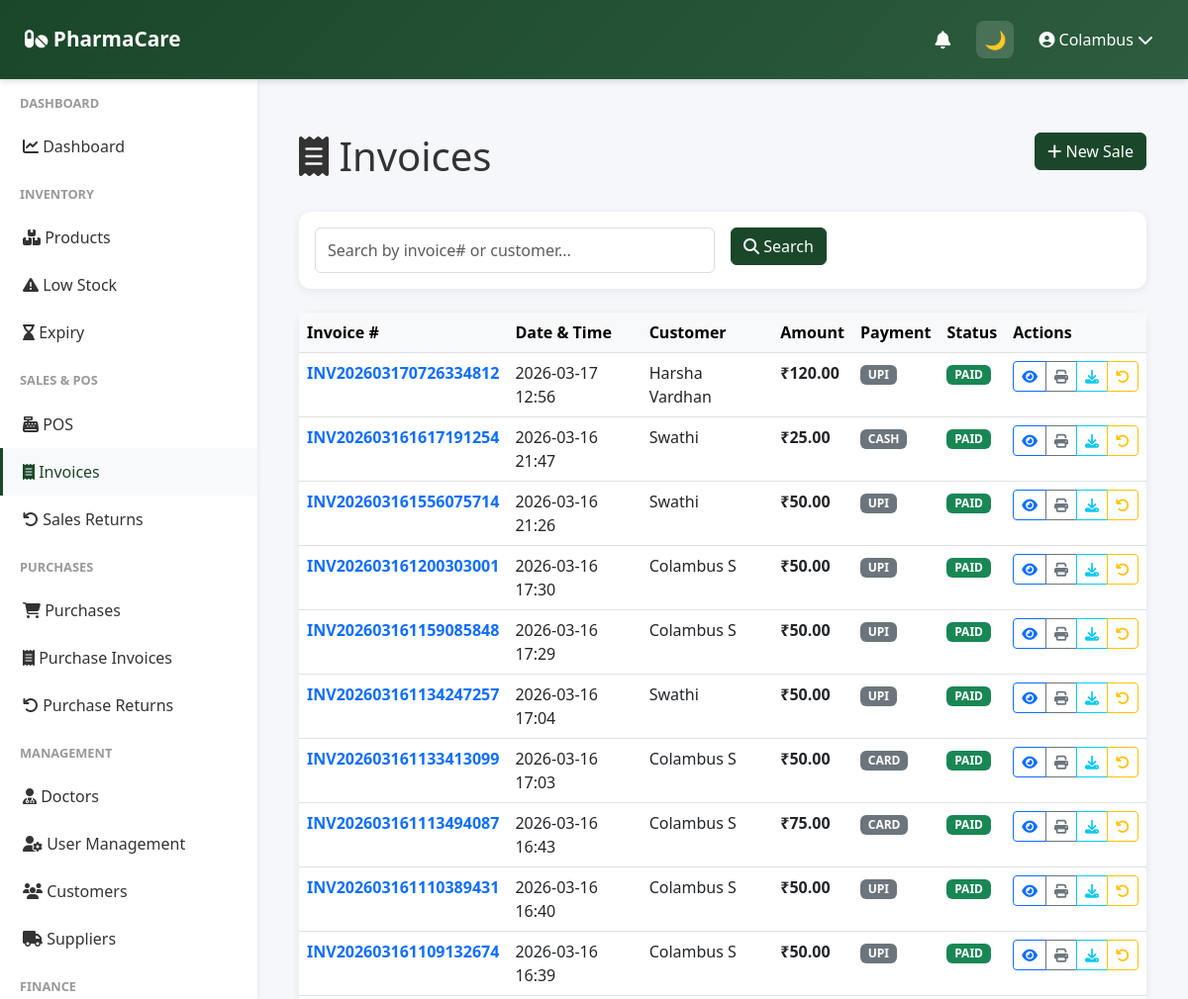
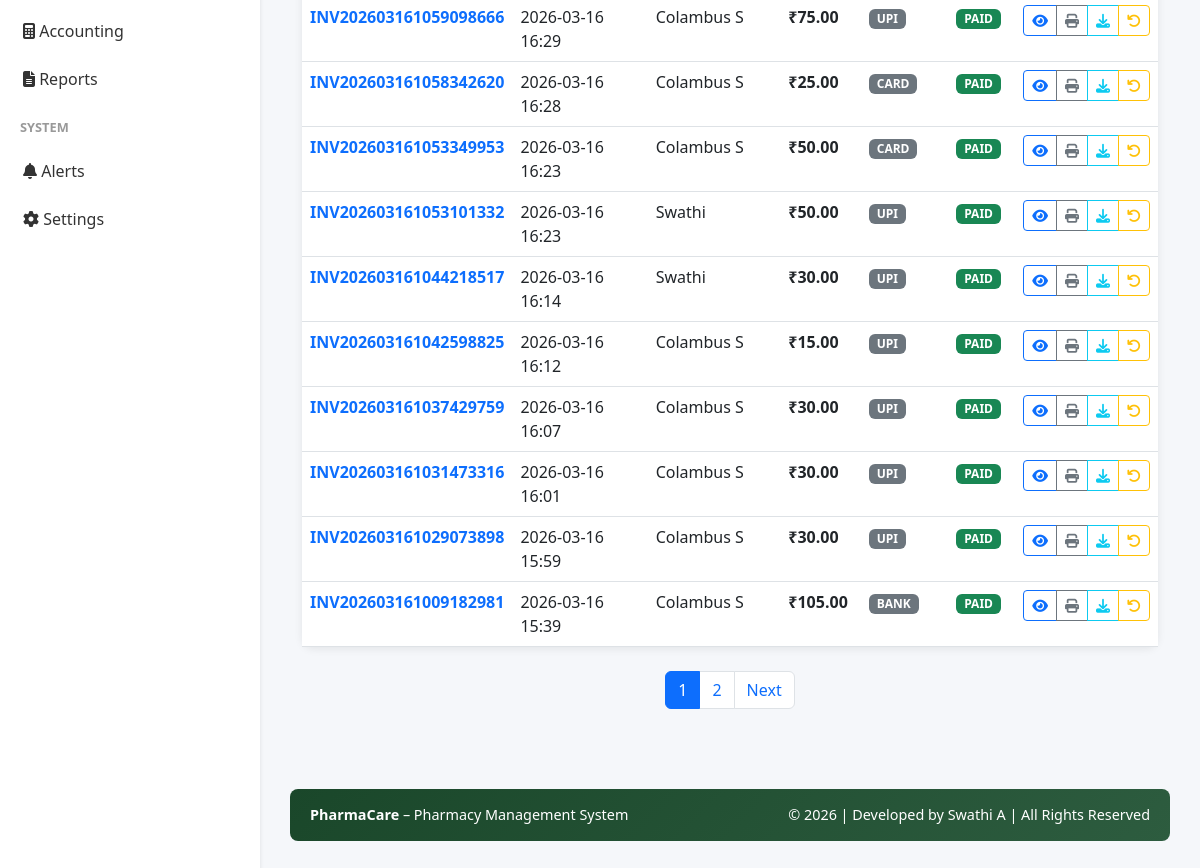
Screenshot of /sales/invoices (signed in) with the database file from the repository (2 pictures, top to bottom).
### app/models.py (models this page shows, shortened)
class User(UserMixin, db.Model):
    __tablename__ = 'user'
    id = db.Column(db.Integer, primary_key=True)
    company_id = db.Column(db.Integer, db.ForeignKey('company.id'), nullable=False)
    role = db.Column(db.String(20), default='manager')
    username = db.Column(db.String(255), unique=True, nullable=False)
    password_hash = db.Column(db.String(255), nullable=False)
    is_active = db.Column(db.Boolean, default=True)
    last_login = db.Column(db.DateTime)
    created_date = db.Column(db.DateTime, default=datetime.utcnow)
    updated_date = db.Column(db.DateTime, default=datetime.utcnow, onupdate=datetime.utcnow)
    company = db.relationship('Company', back_populates='user')

class Sale(db.Model):
    __tablename__ = 'sale'
    id = db.Column(db.Integer, primary_key=True)
    company_id = db.Column(db.Integer, db.ForeignKey('company.id'), nullable=False)
    customer_id = db.Column(db.Integer, db.ForeignKey('customer.id'))
    invoice_number = db.Column(db.String(50), unique=True, nullable=False)
    invoice_date = db.Column(db.DateTime, default=datetime.utcnow)
    customer_name = db.Column(db.String(255))
    customer_phone = db.Column(db.String(20))
    subtotal = db.Column(db.Float, nullable=False)
    tax_amount = db.Column(db.Float, default=0)
    discount_amount = db.Column(db.Float, default=0)
    total_amount = db.Column(db.Float, nullable=False)
    payment_method = db.Column(db.String(50), nullable=False)  # 'cash', 'card', 'upi', 'bank', 'credit'
    payment_status = db.Column(db.String(50), default='paid')  # 'paid', 'pending', 'partial'
    notes = db.Column(db.Text)
    is_cancelled = db.Column(db.Boolean, default=False)
    cancellation_reason = db.Column(db.String(255))
    created_date = db.Column(db.DateTime, default=datetime.utcnow)
    updated_date = db.Column(db.DateTime, default=datetime.utcnow, onupdate=datetime.utcnow)
    company = db.relationship('Company', back_populates='sales')
    customer = db.relationship('Customer', back_populates='sales')
    items = db.relationship('SaleItem', back_populates='sale', cascade='all, delete-orphan')
    returns = db.relationship('SalesReturn', back_populates='sale', cascade='all, delete-orphan')
    doctor_id = db.Column(db.Integer, db.ForeignKey('doctor.id'))
    doctor = db.relationship('Doctor', back_populates='consultations')

### app/routes/sales.py (the view, shortened to what this page needs)
@sales_bp.route('/invoices')
@login_required
def invoices_list():
    company_id = current_user.company_id
    page = request.args.get('page', 1, type=int)
    search = request.args.get('search', '')
    query = Sale.query.filter_by(company_id=company_id)
    sales = query.order_by(Sale.invoice_date.desc()).paginate(page=page, per_page=20)
    return render_template('sales/invoices_list.html', sales=sales, search=search)

### app/templates/sales/invoices_list.html (shortened to what this page needs)
{% extends "base.html" %}
{% block content %}
<div class="container-fluid py-4">
    <div class="row mb-4">
        <div class="col-md-6">
            <h1><i class="fas fa-receipt"></i> Invoices</h1>
        </div>
        <div class="col-md-6 text-end">
            <a href="{{ url_for('sales.pos') }}" class="btn btn-primary">
                <i class="fas fa-plus"></i> New Sale
            </a>
        </div>
    </div>
    <div class="card mb-4">
        <div class="card-body">
            <form method="get" class="row g-3">
                <div class="col-md-6">
                    <input type="text" name="search" class="form-control" placeholder="Search by invoice# or customer..." value="{{ search or '' }}">
                </div>
                <div class="col-md-6">
                    <button type="submit" class="btn btn-primary">
                        <i class="fas fa-search"></i> Search
                    </button>
                </div>
            </form>
        </div>
    </div>
    <div class="card">
        <div class="table-responsive">
            <table class="table table-hover mb-0">
                <thead class="table-light">
                    <tr>
                        <th>Invoice #</th>
                        <th>Date & Time</th>
                        <th>Customer</th>
                        <th>Amount</th>
                        <th>Payment</th>
                        <th>Status</th>
                        <th>Actions</th>
                    </tr>
                </thead>
                <tbody>
                    {% if sales.items %}
                        {% for sale in sales.items %}
                        <tr>
                            <td>
                                <a href="{{ url_for('sales.invoice_detail', sale_id=sale.id) }}" class="text-decoration-none">
                                    <strong>{{ sale.invoice_number }}</strong>
                                </a>
                            </td>
                            <td>{{ sale.invoice_date.strftime('%Y-%m-%d %H:%M') if sale.invoice_date else '' }}</td>
                            <td>{{ sale.customer_name or 'Walk-in' }}</td>
                            <td><strong>₹{{ "%.2f"|format(sale.total_amount) }}</strong></td>
                            <td>
                                <span class="badge bg-secondary">{{ sale.payment_method.upper() }}</span>
                            </td>
                            <td>
                                {% if sale.is_cancelled %}
                                    <span class="badge bg-danger">CANCELLED</span>
                                {% else %}
                                    <span class="badge bg-{{ 'success' if sale.payment_status == 'paid' else 'warning' }}">
                                        {{ sale.payment_status.upper() }}
                                    </span>
                                {% endif %}
                            </td>
                            <td>
                                <div class="btn-group btn-group-sm" role="group">
                                    <a href="{{ url_for('sales.invoice_detail', sale_id=sale.id) }}" class="btn btn-outline-primary" title="View">
                                        <i class="fas fa-eye"></i>
                                    </a>
                                    <a href="{{ url_for('sales.print_invoice', sale_id=sale.id) }}" class="btn btn-outline-secondary" title="Print">
                                        <i class="fas fa-print"></i>
                                    </a>
                                    <a href="{{ url_for('sales.download_invoice_pdf', sale_id=sale.id) }}" class="btn btn-outline-info" title="Download PDF">
                                        <i class="fas fa-download"></i>
                                    </a>
                                    {% if not sale.is_cancelled %}
                                    <a href="{{ url_for('sales.process_return', sale_id=sale.id) }}" class="btn btn-outline-warning" title="Return">
                                        <i class="fas fa-undo"></i>
                                    </a>
                                    {% endif %}
                                </div>
                            </td>
                        </tr>
                        {% endfor %}
                    {% else %}
                    <tr>
                        <td colspan="7" class="text-center py-4 text-muted">
                            No invoices found. <a href="{{ url_for('sales.pos') }}">Create a new sale.</a>
                        </td>
                    </tr>
                    {% endif %}
                </tbody>
            </table>
        </div>
    </div>
    {% if sales.pages > 1 %}
    <nav aria-label="Page navigation" class="mt-4">
        <ul class="pagination justify-content-center">
            {% for page_num in sales.iter_pages() %}
                {% if page_num %}
                    {% if page_num == sales.page %}
                    <li class="page-item active">
                        <span class="page-link">{{ page_num }}</span>
                    </li>
                    {% else %}
                    <li class="page-item">
                        <a class="page-link" href="{{ url_for('sales.invoices_list', page=page_num, search=search) }}">{{ page_num }}</a>
                    </li>
                    {% endif %}
                {% endif %}
            {% endfor %}
            {% if sales.has_next %}
            <li class="page-item">
                <a class="page-link" href="{{ url_for('sales.invoices_list', page=sales.next_num, search=search) }}">Next</a>
            </li>
            {% endif %}
        </ul>
    </nav>
    {% endif %}
</div>
{% endblock %}

### app/templates/base.html (shortened to what this page needs)
<!doctype html>
<html lang="en" data-theme="light">
  <head>
    <link
      href="https://cdn.jsdelivr.net/npm/bootstrap@5.3.0/dist/css/bootstrap.min.css"
      rel="stylesheet"
    />
    <link
      rel="stylesheet"
      href="https://cdnjs.cloudflare.com/ajax/libs/font-awesome/6.4.0/css/all.min.css"
    />
  </head>
  <body>
   <nav class="navbar">
  <a class="navbar-brand" href="{{ url_for('dashboard.dashboard') }}">
    <i class="fas fa-pills"></i> PharmaCare
  </a>
  <div class="navbar-right">
    <div class="nav-icon dropdown">
      <a href="#" data-bs-toggle="dropdown">
        <i class="fas fa-bell"></i>
      </a>
    </div>
    <button id="themeToggle" class="nav-icon">
      🌙
    </button>
    <div class="user-menu-navbar dropdown">
      <a href="#" data-bs-toggle="dropdown">
        <i class="fas fa-user-circle"></i>
        {{ current_user.username }}
        <i class="fas fa-chevron-down"></i>
      </a>
    </div>
  </div>
</nav>
    {% if current_user.is_authenticated %}
    <div class="sidebar">
      <nav class="nav flex-column">
        {% if current_user.company and current_user.company.company_name ==
        'Platform Admin' %}
        <div class="nav-section-title">Admin</div>
        <a
          class="nav-link {% if 'admin/companies' in request.path %}active{% endif %}"
          href="{{ url_for('admin.companies_list') }}"
        >
          <i class="fas fa-building"></i> Companies
        </a>
        <a class="nav-link" href="{{ url_for('auth.profile') }}">
          <i class="fas fa-cog"></i> Settings
        </a>
        {% else %}
        <div class="nav-section-title">Dashboard</div>
        <a
          class="nav-link {% if request.endpoint == 'dashboard.dashboard' %}active{% endif %}"
          href="{{ url_for('dashboard.dashboard') }}"
        >
          <i class="fas fa-chart-line"></i> Dashboard
        </a>
        <div class="nav-section-title">Inventory</div>
        <a
          class="nav-link {% if 'inventory' in request.path %}active{% endif %}"
          href="{{ url_for('inventory.products_list') }}"
        >
          <i class="fas fa-boxes"></i> Products
        </a>
        <a
          class="nav-link {% if request.endpoint == 'inventory.low_stock_report' %}active{% endif %}"
          href="{{ url_for('inventory.low_stock_report') }}"
        >
          <i class="fas fa-exclamation-triangle"></i> Low Stock
        </a>
        <a
          class="nav-link {% if request.endpoint == 'inventory.expiry_report' %}active{% endif %}"
          href="{{ url_for('inventory.expiry_report') }}"
        >
          <i class="fas fa-hourglass-end"></i> Expiry
        </a>
        <div class="nav-section-title">Sales & POS</div>
        <a
          class="nav-link {% if request.endpoint == 'sales.pos' %}active{% endif %}"
          href="{{ url_for('sales.pos') }}"
        >
          <i class="fas fa-cash-register"></i> POS
        </a>
        <a
          class="nav-link {% if 'invoices' in request.path %}active{% endif %}"
          href="{{ url_for('sales.invoices_list') }}"
        >
          <i class="fas fa-receipt"></i> Invoices
        </a>
        <a
          class="nav-link {% if request.endpoint == 'sales.sales_returns_list' %}active{% endif %}"
          href="{{ url_for('sales.sales_returns_list') }}"
        >
          <i class="fas fa-undo"></i> Sales Returns
        </a>
<div class="nav-section-title">Purchases</div>
<a
  class="nav-link {% if request.endpoint == 'purchases.purchases_list' %}active{% endif %}"
  href="{{ url_for('purchases.purchases_list') }}"
>
  <i class="fas fa-shopping-cart"></i> Purchases
</a>
<a
  class="nav-link {% if 'purchases' in request.path %}active{% endif %}"
  href="{{ url_for('purchases.purchases_list') }}"
>
  <i class="fas fa-receipt"></i> Purchase Invoices
</a>
<a
  class="nav-link {% if request.endpoint == 'purchases.returns_list' %}active{% endif %}"
  href="{{ url_for('purchases.returns_list') }}"
>
  <i class="fas fa-undo"></i> Purchase Returns
</a>
        <div class="nav-section-title">Management</div>
        <a
          class="nav-link {% if 'doctors' in request.path %}active{% endif %}"
          href="{{ url_for('doctors.doctors_list') }}"
        >
          <i class="fas fa-user-md"></i> Doctors
        </a>
        {% if current_user.role == 'owner' %}
        <a
          class="nav-link {% if 'users' in request.path %}active{% endif %}"
          href="{{ url_for('users.users_list') }}"
        >
          <i class="fas fa-user-cog"></i> User Management
        </a>
        {% endif %}
        <a
          class="nav-link {% if 'customers' in request.path %}active{% endif %}"
          href="{{ url_for('customers.customers_list') }}"
        >
          <i class="fas fa-users"></i> Customers
        </a>
        <a
          class="nav-link {% if 'suppliers' in request.path %}active{% endif %}"
          href="{{ url_for('suppliers.suppliers_list') }}"
        >
          <i class="fas fa-truck"></i> Suppliers
        </a>
        <div class="nav-section-title">Finance</div>
        <a
          class="nav-link {% if 'accounting' in request.path %}active{% endif %}"
          href="{{ url_for('accounting.accounting_dashboard') }}"
        >
          <i class="fas fa-calculator"></i> Accounting
        </a>
        <a
          class="nav-link {% if 'reports' in request.path %}active{% endif %}"
          href="{{ url_for('reports.reports_home') }}"
        >
          <i class="fas fa-file-alt"></i> Reports
        </a>
        <div class="nav-section-title">System</div>
        <a
          class="nav-link {% if request.endpoint == 'alerts.alerts' %}active{% endif %}"
          href="{{ url_for('alerts.alerts') }}"
        >
          <i class="fas fa-bell"></i> Alerts
        </a>
        <a class="nav-link" href="{{ url_for('auth.profile') }}">
          <i class="fas fa-cog"></i> Settings
        </a>
        {% endif %}
      </nav>
    </div>
    {% endif %}
    <div
      class="{% if current_user.is_authenticated %}main-content{% else %}auth-page{% endif %}"
    >
       {% block content %}{% endblock %}
      <footer class="footer text-center">
        <div class="row">
          <div class="col-md-6 text-md-start">
            <strong>PharmaCare</strong> – Pharmacy Management System
          </div>
          <div class="col-md-6 text-md-end">
            © 2026 | Developed by Swathi A | All Rights Reserved
          </div>
        </div>
      </footer>
    </div>
  </body>
</html>

### rows the page displays
User: username "Colambus"
Sale: invoice_number "INV202603170726334812", invoice_date "2026-03-17 12:56", customer_name "Harsha Vardhan", total_amount "120.00", payment_method "UPI", payment_status "PAID"
Sale: invoice_number "INV202603161617191254", invoice_date "2026-03-16 21:47", customer_name "Swathi", total_amount "25.00", payment_method "CASH", payment_status "PAID"
Sale: invoice_number "INV202603161556075714", invoice_date "2026-03-16 21:26", customer_name "Swathi", total_amount "50.00", payment_method "UPI", payment_status "PAID"
Sale: invoice_number "INV202603161200303001", invoice_date "2026-03-16 17:30", customer_name "Colambus S", total_amount "50.00", payment_method "UPI", payment_status "PAID"
Sale: invoice_number "INV202603161159085848", invoice_date "2026-03-16 17:29", customer_name "Colambus S", total_amount "50.00", payment_method "UPI", payment_status "PAID"
Sale: invoice_number "INV202603161134247257", invoice_date "2026-03-16 17:04", customer_name "Swathi", total_amount "50.00", payment_method "UPI", payment_status "PAID"
Sale: invoice_number "INV202603161133413099", invoice_date "2026-03-16 17:03", customer_name "Colambus S", total_amount "50.00", payment_method "CARD", payment_status "PAID"
Sale: invoice_number "INV202603161113494087", invoice_date "2026-03-16 16:43", customer_name "Colambus S", total_amount "75.00", payment_method "CARD", payment_status "PAID"
Sale: invoice_number "INV202603161110389431", invoice_date "2026-03-16 16:40", customer_name "Colambus S", total_amount "50.00", payment_method "UPI", payment_status "PAID"
Sale: invoice_number "INV202603161109132674", invoice_date "2026-03-16 16:39", customer_name "Colambus S", total_amount "50.00", payment_method "UPI", payment_status "PAID"
Sale: invoice_number "INV202603161059098666", invoice_date "2026-03-16 16:29", customer_name "Colambus S", total_amount "75.00", payment_method "UPI", payment_status "PAID"
Sale: invoice_number "INV202603161058342620", invoice_date "2026-03-16 16:28", customer_name "Colambus S", total_amount "25.00", payment_method "CARD", payment_status "PAID"
Sale: invoice_number "INV202603161053349953", invoice_date "2026-03-16 16:23", customer_name "Colambus S", total_amount "50.00", payment_method "CARD", payment_status "PAID"
Sale: invoice_number "INV202603161053101332", invoice_date "2026-03-16 16:23", customer_name "Swathi", total_amount "50.00", payment_method "UPI", payment_status "PAID"
Sale: invoice_number "INV202603161044218517", invoice_date "2026-03-16 16:14", customer_name "Swathi", total_amount "30.00", payment_method "UPI", payment_status "PAID"
Sale: invoice_number "INV202603161042598825", invoice_date "2026-03-16 16:12", customer_name "Colambus S", total_amount "15.00", payment_method "UPI", payment_status "PAID"
Sale: invoice_number "INV202603161037429759", invoice_date "2026-03-16 16:07", customer_name "Colambus S", total_amount "30.00", payment_method "UPI", payment_status "PAID"
Sale: invoice_number "INV202603161031473316", invoice_date "2026-03-16 16:01", customer_name "Colambus S", total_amount "30.00", payment_method "UPI", payment_status "PAID"
Sale: invoice_number "INV202603161029073898", invoice_date "2026-03-16 15:59", customer_name "Colambus S", total_amount "30.00", payment_method "UPI", payment_status "PAID"
Sale: invoice_number "INV202603161009182981", invoice_date "2026-03-16 15:39", customer_name "Colambus S", total_amount "105.00", payment_method "BANK", payment_status "PAID"

### other values shown
{{ page_num }} "1"
{{ page_num }} "2"
